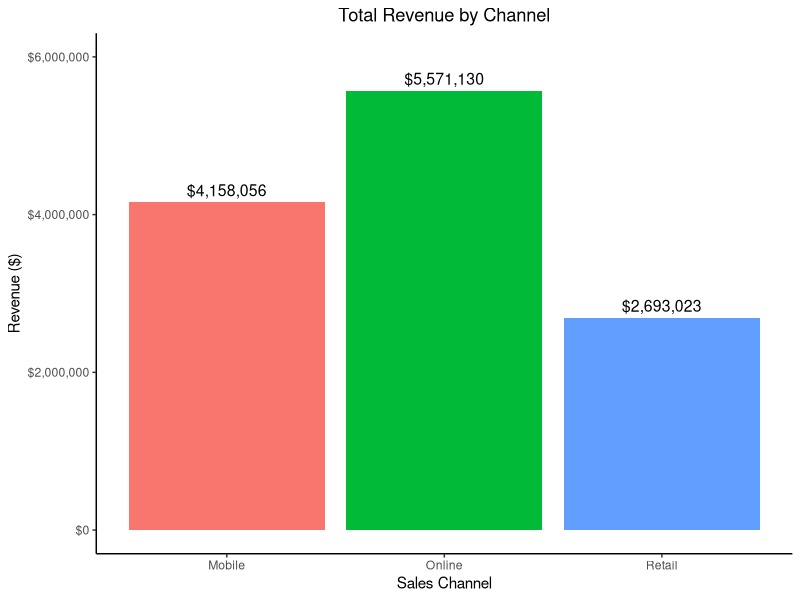
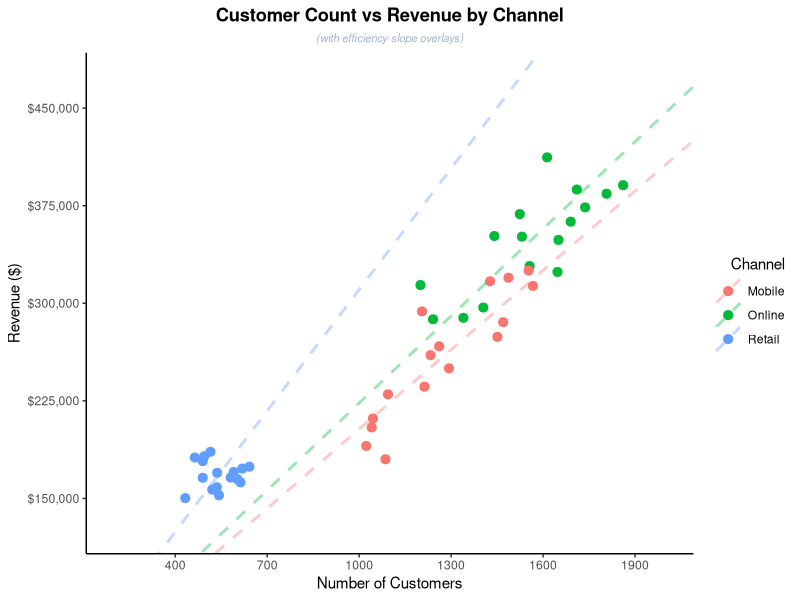

The R script that drew these images, in order:
## ---- chunk 1
knitr::opts_chunk$set(echo = TRUE)
## ---- chunk 2
library(ggplot2)
library(scales)
business_data <- read.csv("data/business_performance.csv")
## ---- chunk 3
# Inspect structure and summary of data set
str(business_data)
summary(business_data)
## ---- chunk 4
# calculate revenue and customer totals by channel
revenue_channel <- aggregate(cbind(revenue, customers) ~ channel, data = business_data, sum, na.rm = TRUE)

# calculate revenue and customer averages by quarter
customers_quarter <- aggregate(cbind(customers, revenue) ~ quarter, data = business_data, mean, na.rm = TRUE)

# sort revenues and format values
revenue_by_channel_table <- transform(revenue_channel[order(-revenue_channel$revenue),],
                                      revenue = dollar(revenue, accuracy = 1),
                                      customers = comma(customers, accuracy = 1))

# sort customers and format values
customers_by_quarter_table <- transform(customers_quarter[order(-customers_quarter$customers),],
                                        customers = round(customers, 0),
                                        revenue = dollar(round(revenue, 0), accuracy = 1))

# find best revenue channel total and format values
top_revenue_by_channel <- head(transform(revenue_channel[order(-revenue_channel$revenue),],
                                         revenue = dollar(revenue, accuracy = 1),
                                         customers = comma(customers, accuracy = 1)), 1)

# find best customer channel average and format values
top_customers_by_quarter <- head(transform(customers_quarter[order(-customers_quarter$customers),],
                                       customers = round(customers, 0),
                                       revenue = dollar(round(revenue, 0), accuracy = 1)), 1)

# rename columns for presentation
names(revenue_by_channel_table) <- c("Channel", "Total Revenue", "Total Customers")

# rename columns for presentation
names(top_revenue_by_channel) <- c("Channel", "Total Revenue", "Total Customers")

# rename columns for presentation
names(customers_by_quarter_table) <- c("Quarter", "Average Customers", "Average Revenue")

# rename columns for presentation
names(top_customers_by_quarter) <- c("Quarter", "Average Customers", "Average Revenue")

# generate revenue by channel table
knitr::kable(revenue_by_channel_table, align = rep("l", 3), row.names = FALSE)

# generate best revenue by channel table
knitr::kable(top_revenue_by_channel, align = rep("l", 3), row.names = FALSE)

# generate revenue averages by channel table
knitr::kable(customers_by_quarter_table, align = rep("l", 3), row.names = FALSE)

# generate best revenue averages by channel table
knitr::kable(top_customers_by_quarter, align = rep("l", 3), row.names = FALSE)
## ---- chunk 5
# add revenue per customer for each data input to business_data
business_data$revenue_per_customer <- business_data$revenue / business_data$customers

# find revenue per customer by channel averages
unadjusted_revenue_channel <- aggregate(revenue_per_customer ~ channel, data = business_data, mean, na.rm = TRUE)

# totals for each channel
adjusted_revenue_channel <- aggregate(cbind(revenue, customers) ~ channel, data = business_data, sum, na.rm = TRUE)

# calculate adjusted averages by channel
adjusted_revenue_channel$revenue_per_customer_by_channel <- adjusted_revenue_channel$revenue / adjusted_revenue_channel$customers

# format RPC_channel values
unadjusted_revenue_channel <- transform(unadjusted_revenue_channel[order(-unadjusted_revenue_channel$revenue_per_customer),],
                               revenue_per_customer = dollar(round(revenue_per_customer, 2), accuracy = 0.01))

# format RPC_channel values
adjusted_revenue_channel <- transform(adjusted_revenue_channel[order(-adjusted_revenue_channel$revenue_per_customer_by_channel),],
                                      revenue_per_customer_by_channel = dollar(round(revenue_per_customer_by_channel, 2), accuracy = 0.01))

# rename columns for consistency
names(unadjusted_revenue_channel) <- c("Channel", "Revenue Per Customer (unadjusted)")

# rename columns for consistency
names(adjusted_revenue_channel) <- c("Channel", "Total Revenue", "Total Customers", "Revenue Per Customer (adjusted)")

# combine tables
combined_table <- data.frame(
                             "Channel" = unadjusted_revenue_channel$Channel,
                             "Revenue Per Customer (unadjusted)" = unadjusted_revenue_channel$"Revenue Per Customer (unadjusted)",
                             "Revenue Per Customer (adjusted)" = adjusted_revenue_channel$"Revenue Per Customer (adjusted)")

# rename columns for presentation
names(combined_table) <- c("Channel", "Revenue per Customer", "Revenue per Customer (adjusted)")

# generate combined table
knitr::kable(combined_table, align = c("l", "r", "r"), row.names = FALSE)

# generate best combined table
knitr::kable(head(combined_table, 1), align = c("l", "r", "r"), row.names = FALSE)
## ---- chunk 6
ggplot(revenue_channel, aes(x = channel, y = revenue, fill = channel)) +
  geom_bar(stat = "identity") +
  geom_text(aes(label = dollar(revenue)), vjust = -0.5, size = 4) +
  labs(title = "Total Revenue by Channel", 
       x = "Sales Channel", y = "Revenue ($)") +
  scale_y_continuous(
    labels = label_dollar(),
    limits = c(0, 6000000)) +
  theme_classic() +
  theme(legend.position = "none",
        plot.title = element_text(hjust = 0.5))
## ---- chunk 7
# generate slope data for visual analysis
rpc <- aggregate(cbind(revenue, customers) ~ channel, data = business_data, sum)
rpc$rpc_slope <- rpc$revenue / rpc$customers

# generate customized scatter plot
ggplot(business_data, aes(x = customers, y = revenue, color = channel)) +
  geom_point(size = 2.75) +
  geom_abline(data = rpc, aes(slope = rpc_slope, intercept = 0, color = channel), linetype = "dashed", linewidth = 1, alpha = 0.375) +
  labs(title = "Customer Count vs Revenue by Channel",
       subtitle = "(with efficiency slope overlays)",
       x = "Number of Customers", y = "Revenue ($)", color = "Channel") +
  scale_y_continuous(
    labels = label_dollar(),
    limits = c(125000, 475000),
    breaks = seq(0, 450000, by = 75000)) +
  scale_x_continuous(
    limits = c(200, 2000),
    breaks = seq(100, 1900, by = 300)) +
  theme_classic() +
  theme(plot.title = element_text(hjust = 0.5, face = "bold"),
        plot.subtitle = element_text(hjust = 0.5, color = "#9FB6CD", face = "italic", size = 8),
        legend.title = element_text(hjust = 1.0))
## ---- chunk 8
# For the year data
total_revenue <- sum(business_data$revenue)
total_customers <- sum(business_data$customers)
average_revenue <- mean(business_data$revenue, na.rm = TRUE)
average_customers <- mean(business_data$customers, na.rm = TRUE)
RPC_year <- total_revenue / total_customers

# conversion rate data
con_rate <- mean(business_data$conversion_rate, na.rm = TRUE)
con_rate_table <- aggregate(conversion_rate ~ channel, data = business_data, mean, na.rm = TRUE)

# customer share data
cust_share <- transform(aggregate(customers ~ channel, data = business_data, sum, na.rm = TRUE),
                        share = round(100 * customers / sum(customers), 2))

# revenue share data
rev_share <- transform(aggregate(revenue ~ channel, data = business_data, sum, na.rm = TRUE),
                        share = round(100 * revenue / sum(revenue), 0))

# Averages for each channel
AVG_channel <- aggregate(cbind(revenue, customers) ~ channel, data = business_data, mean, na.rm = TRUE)

# Totals for each channel
revenue_channel <- aggregate(cbind(revenue, customers) ~ channel, data = business_data, sum, na.rm = TRUE)

# Add average revenue per channel without unweighted bias
revenue_channel$revenue_by_channel_per_customer <- revenue_channel$revenue / revenue_channel$customers

# Bold first column for presentation 
revenue_channel$channel <- paste0("**", revenue_channel$channel, "**")

# Top row table
summary_table <- data.frame(
  "X" = "**For the Period**",
  "Total Revenues" = total_revenue,
  "Total Customers" = total_customers,
  "Average Revenues" = average_revenue, 
  "Average Customers" = average_customers,
  "Revenue per Customer" = RPC_year,
  "Conversion Rate" = con_rate,
  "Customer Share" = "100",
  "Revenue Share" = "100", check.names = FALSE)

# combine 7 tables
channel_table <- cbind(revenue_channel[, -ncol(revenue_channel)], AVG_channel[-1], revenue_channel[-(1:3)], con_rate_table[-1], cust_share[-(1:2)], rev_share[-(1:2)])

# Rename columns to stack tables
names(channel_table) <- c("X", "Total Revenues", "Total Customers", "Average Revenues", "Average Customers", "Revenue per Customer", "Conversion Rate", "Customer Share", "Revenue Share")

# stack tables
executive_summary <- rbind(summary_table, channel_table)

# format currency columns
executive_summary$`Total Revenues` <- dollar(round(executive_summary$`Total Revenues`))
executive_summary$`Average Revenues` <- dollar(round(executive_summary$`Average Revenues`))
executive_summary$`Revenue per Customer` <- dollar(round(executive_summary$`Revenue per Customer`))

# format rate columns
executive_summary$`Conversion Rate` <- round(executive_summary$`Conversion Rate`, 2)
executive_summary$`Customer Share` <- paste0(round(as.numeric(executive_summary$`Customer Share`), 0), "%")
executive_summary$`Revenue Share` <- paste0(round(as.numeric(executive_summary$`Revenue Share`), 0), "%")

# format customer count columns with commas
executive_summary$`Total Customers` <- comma(round(executive_summary$`Total Customers`))
executive_summary$`Average Customers` <- comma(round(executive_summary$`Average Customers`))

executive_summary <- executive_summary[, c(
                                           "X", 
                                           "Revenue Share", 
                                           "Customer Share", 
                                           "Total Revenues", 
                                           "Average Revenues", 
                                           "Total Customers", 
                                           "Average Customers", 
                                           "Revenue per Customer", 
                                           "Conversion Rate")]

# rename column for presentation
names(executive_summary)[1] <- ""

# generate executive table
knitr::kable(executive_summary, align = rep("l", 8), row.names = FALSE)
